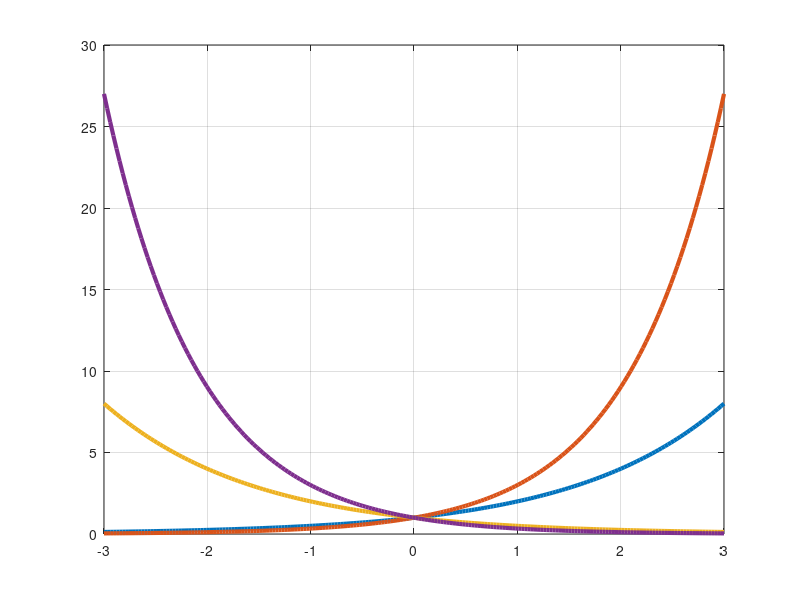

MATLAB code for this plot:
% MALAB/OCTAVE initialisieren
clear all; clc; format compact; format rat;

% Parameter :
x_0=-3; x_E=3; N=200; lw=3; fs=12; fig=1;
a=[2, 3, 1/2, 1/3];
stellen=[-3, -2, -1, 0, 1, 2, 3]
res=zeros(7,4)

% Funktionswerte :
i=1;
while i<8 
clc
f=@(x)a.^stellen(i);

res(i,:)=f(a)

i=1+i;
end


% Daten
x_data=linspace(x_0, x_E, N);
figure(fig);
% Graph :
i=1;
while i<5
    f=@(x)a(i).^x;
    f_data=f(x_data);
    % Plot :
    plot(x_data, f_data, 'linewidth', lw);hold on;
    i=1+i;
end
grid on;

